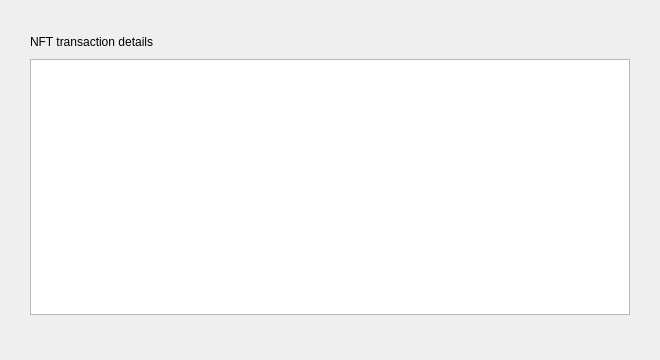
<?xml version="1.0" encoding="UTF-8"?>
<ui version="4.0">
 <class>NftDescDialog</class>
 <widget class="QDialog" name="NftDescDialog">
  <property name="geometry">
   <rect>
    <x>0</x>
    <y>0</y>
    <width>660</width>
    <height>360</height>
   </rect>
  </property>
  <property name="windowTitle">
   <string>Dialog</string>
  </property>
  <layout class="QVBoxLayout" name="verticalLayout">
   <property name="spacing">
    <number>10</number>
   </property>
   <property name="leftMargin">
    <number>30</number>
   </property>
   <property name="topMargin">
    <number>35</number>
   </property>
   <property name="rightMargin">
    <number>30</number>
   </property>
   <property name="bottomMargin">
    <number>45</number>
   </property>
   <item>
    <widget class="QLabel" name="label">
     <property name="text">
      <string>NFT transaction details</string>
     </property>
    </widget>
   </item>
   <item>
    <widget class="QTextBrowser" name="detailText">
     <property name="readOnly">
      <bool>true</bool>
     </property>
     <property name="textInteractionFlags">
      <set>Qt::LinksAccessibleByMouse|Qt::TextSelectableByMouse</set>
     </property>
     <property name="openExternalLinks">
      <bool>true</bool>
     </property>
    </widget>
   </item>
  </layout>
 </widget>
 <resources/>
 <connections/>
</ui>
